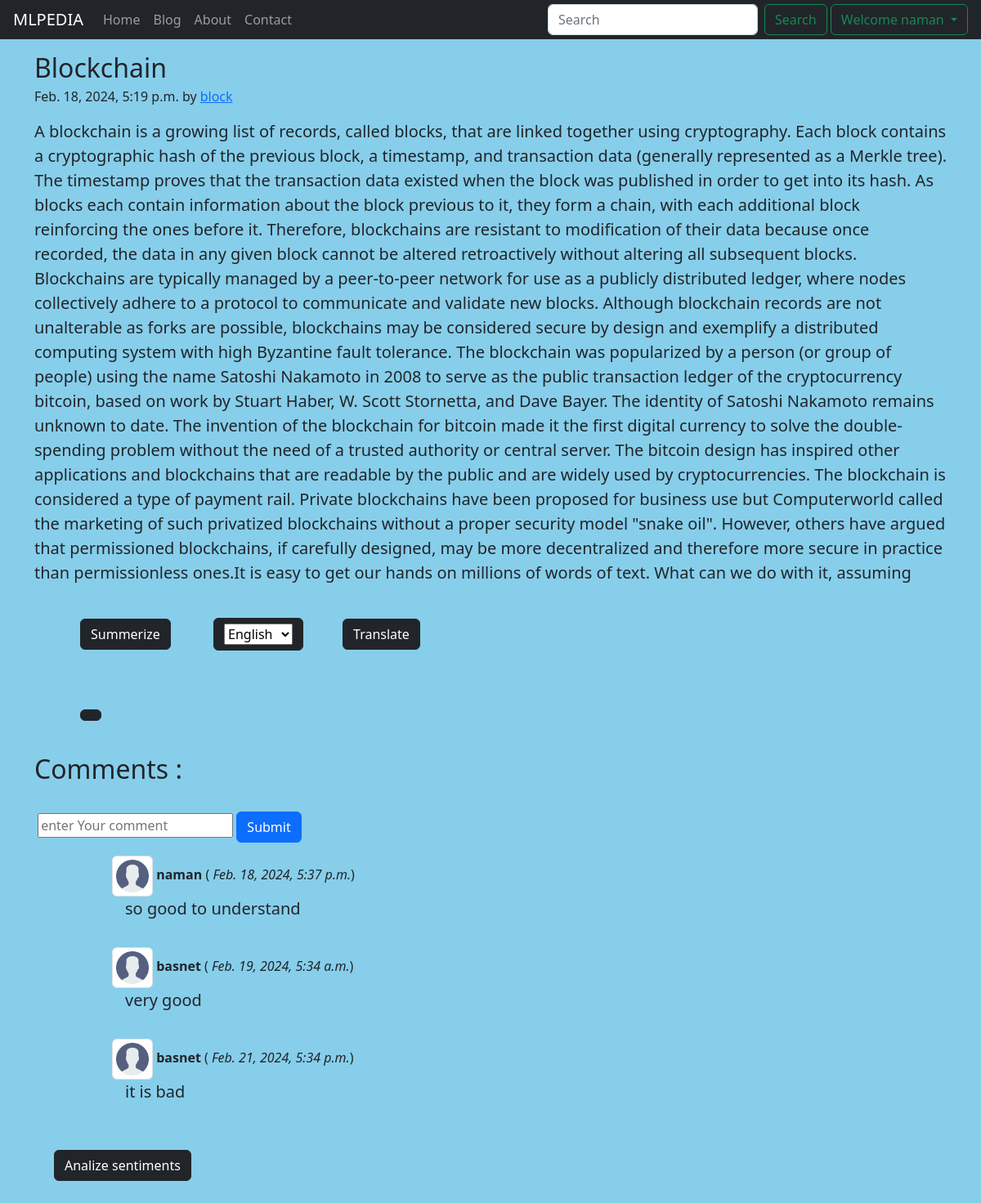
Screenshot of /blog/blockchain (signed in) with the database file from the repository.
### blog/models.py (models this page shows, shortened)
class Postblog(models.Model):
    sno=models.AutoField(primary_key=True)
    title=models.CharField(max_length=50)
    author=models.CharField(max_length=13)
    content=models.TextField()
    slug=models.CharField(max_length=130)
    timeStamp= models.DateTimeField(blank=True)

class BlogComment(models.Model):
    sno= models.AutoField(primary_key=True)
    comment=models.TextField()
    user=models.ForeignKey(User,on_delete=models.CASCADE)
    post=models.ForeignKey(Postblog,on_delete=models.CASCADE)
    parent=models.ForeignKey('self',on_delete=models.CASCADE,null=True)
    timestamp=models.DateTimeField(default=now)

### blog/views.py (the view)
# urls.py: path('<str:slug>', views.blogPost, name='blogPost'),
def blogPost(request,slug):
    post = Postblog.objects.filter(slug=slug).first()
    comments=BlogComment.objects.filter(post=post)
    context={"post":post,"comments":comments }
    return render(request,"blog/blogPost.html",context)

### templates/blog/blogPost.html (shortened to what this page needs)
{% extends 'base.html' %}
{%block blogactive%}active{%endblock blogactive%}
{% block body %}
<div class="container my-3">
  <article class="blog-post">
    <h2 class="blog-post-title mb-1">{{post.title}}</h2>
    <p clss="blog-post-meta ">{{post.timeStamp}} by <a href="#">{{post.author}}</a></p>
    <p id="content" class='blockquote'>{{post.content}} </p>
    <ul>
      <button type="button" id="summer" class="summerize btn btn-dark m-4">Summerize</button>
      <button type="submit" class="btn btn-dark m-4">
        <form method="POST" action="#" id="translate">{% csrf_token %}
          <select id="inputState" name="lang">
            <option selected value="en">English</option>
          </select>
          <button type="submit" class="btn btn-dark m-4">Translate</button>
        </form>
        <button type="button" class="speech btn btn-dark m-4">
        </button>
      </button>
    </ul>
</div>
<section class="container my-2">
  <h2>Comments :</h2>
  <br>
  {% if user.is_authenticated %}
  <form action="/blog/postComment" method="POST">
    <div>
      <input type="text" name="comments" placeholder="enter Your comment">
      <button type="Submit" class="btn btn-primary" value="Submit"> Submit
      </button>
    </div>
  </form>
  {% else %} <h2>You need to Login for comment</h2>
  {% endif %}
  {% for comment in comments %}
  <div>
    <div class="row my-3">
      <div class="col-md-1">
      </div>
      <div class="col-md-11 "><b><img src="/static/img/user.png" class="img-thumbnail" width=50 height=50 alt="user">
          {{comment.user.username }} </b> ( <i>{{comment.timestamp}}</i>)
        <div class='comments blockquote mx-3'>{{ comment.comment }}</div>
      </div>
    </div>
  </div>
  {% endfor %}
  <div class="d-flex justify-content-left ml-20">
    <button type="button" id ="senti" class="btn btn-dark m-4 ">Analize sentiments</button><span style="margin-top: 29px;"><label id="dispsenti" class=""></label></span>
  </div>
</section>
{% endblock body %}

### templates/base.html (shortened to what this page needs)
<!doctype html>
<html lang="en">
<head>
  <link href="https://cdn.jsdelivr.net/npm/bootstrap@5.2.0-beta1/dist/css/bootstrap.min.css" rel="stylesheet"
>
</head>
<body style="background-color:SkyBlue;">
    <nav class="navbar navbar-expand-lg navbar-dark bg-dark p-1">
      <div class="container-fluid">
        <a class="navbar-brand" href="/">MLPEDIA</a>
        <div class="collapse navbar-collapse" id="navbarSupportedContent">
          <ul class="navbar-nav me-auto mb-2 mb-lg-0">
            <li class="nav-item{%block homeactive%}{%endblock homeactive%}">
              <a class="nav-link" aria-current="page" href="/home">Home</a>
            </li>
            <li class="nav-item {%block blogactive%}{%endblock blogactive%}">
              <a class="nav-link" href="/blog">Blog</a>
            <li class="nav-item {%block aboutactive%}{%endblock aboutactive%} ">
              <a class="nav-link " href="/about">About</a>
            </li>
            <li class="nav-item {%block contactactive%}{%endblock contactactive%}">
              <a class="nav-link " href="/contact">Contact</a>
          </ul>
          <form method="get" action="/search" class="d-flex" role="search">
            <input name="search" id="search" class="form-control me-2" type="search" placeholder="Search"
              aria-label="Search">
            <button class="btn btn-outline-success mr-3" type="submit">Search</button>
          </form>
          {%if user.is_authenticated%}:
          <div class="dropdown ">
            <a class="btn btn-outline-success mr-3 dropdown-toggle" href="#" role="button" id="dropdownMenuLink"
              data-bs-toggle="dropdown" aria-expanded="false">Welcome
              {{request.user}}
            </a>
          </div>
          {%endif%}
        </div>
    </nav>
  {% block body %}{% endblock body %}
</body>
</html>

### rows the page displays
Postblog: title "Blockchain", timeStamp "Feb. 18, 2024, 5:19 p.m.", author "block", content "A blockchain is a growing list of records, called blocks, that are linked together using cryptography. Each block contains a cryptographic hash of the previous block, a timestamp, and transaction data (generally represented as a Merkle tree). The timestamp proves that the transaction data existed when the block was published in order to get into its hash. As blocks each contain information about the block previous to it, they form a chain, with each additional block reinforcing the ones before it. Therefore, blockchains are resistant to modification of their data because once recorded, the data in any given block cannot be altered retroactively without altering all subsequent blocks.…"
BlogComment: user.username "naman", timestamp "Feb. 18, 2024, 5:37 p.m.", comment "so good to understand"
BlogComment: user.username "basnet", timestamp "Feb. 19, 2024, 5:34 a.m.", comment "very good"
BlogComment: user.username "basnet", timestamp "Feb. 21, 2024, 5:34 p.m.", comment "it is bad"

### other values shown
{{ request.user }} "naman"
